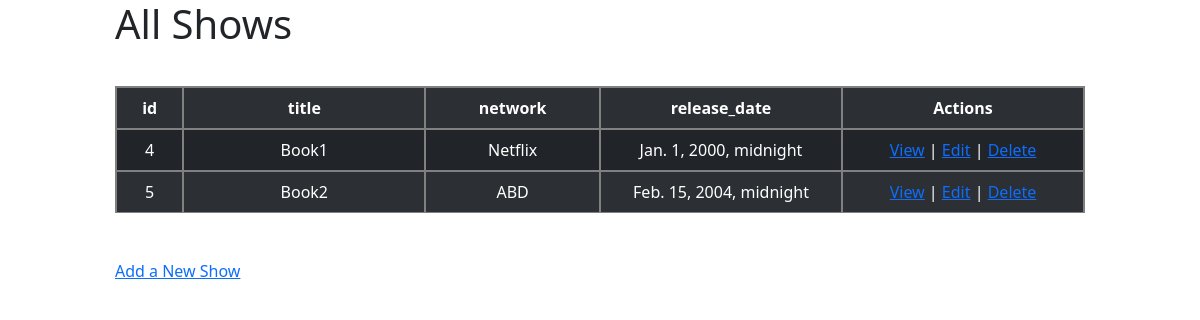
The app's page /shows, older data.
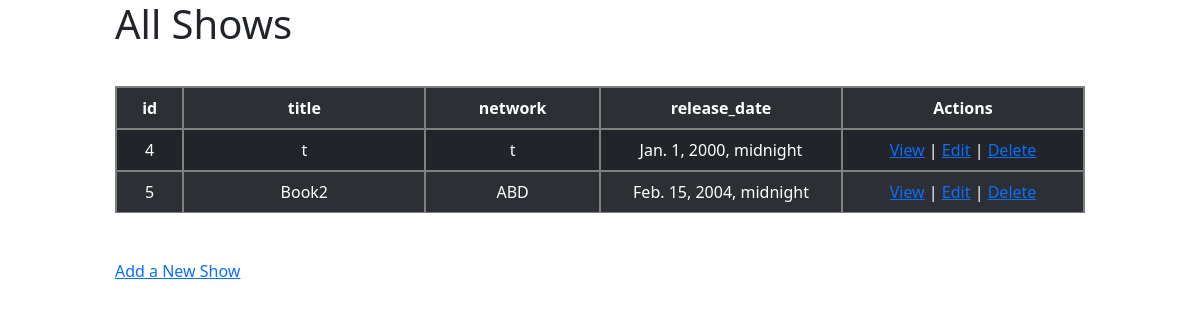
The same page, newer data.
### app_one/models.py (models this page shows)
class Show(models.Model):
    title = models.CharField(max_length=255)
    network = models.CharField(max_length=255)
    desc = models.TextField(default="")
    released_at = models.DateTimeField()
    created_at = models.DateTimeField(auto_now_add=True)
    updated_at = models.DateTimeField(auto_now=True)
    objects = ShowManager()

### app_one/views.py (the view)
# urls.py: path('shows',views.shows),
def shows(request):
    context={
        'shows': Show.objects.all()
    }
    return render(request,'shows.html',context)

### app_one/templates/shows.html (shortened to what this page needs)
<!DOCTYPE html>
<html lang="en">
<head>
    <link href="https://cdn.jsdelivr.net/npm/bootstrap@5.2.1/dist/css/bootstrap.min.css" rel="stylesheet">
</head>
<body>
    <h1>All Shows</h1>
    <table class="table table-dark table-striped">
        <tr>
            <th class="first">id</th>
            <th class="second">title</th>
            <th class="third">network</th>
            <th class="fourth">release_date</th>
            <th class="fifth">Actions</th>
        </tr>
        {% for show in shows %}
        <tr>
            <td class="first">{{show.id}}</td>
            <td class="second">{{show.title}}</td>
            <td class="third">{{show.network}}</td>
            <td class="fourth">{{show.released_at}}</td>
            <td class="fifth">
                <a href="/shows/{{ show.id }}">View</a><span> |</span>
                <a href="/shows/{{ show.id }}/edit">Edit</a><span> |</span>
                <a href="/shows/{{ show.id }}/destroy">Delete</a>
            </td>
        </tr>
        {%endfor%}
    </table>
    <a href="/shows/new">Add a New Show</a>
</body>
</html>

### app_one/templates/shows.html (style rules this page uses)
* { padding: 0; margin: 0; }
body { display: flex; flex-direction: column; gap: 30px; width: 970px; margin: 0 auto; }
th,td { border: 2px solid gray; }
.first,.third { text-align: center; }
.second,.fourth,.fifth { text-align: center; width: 25%; }

Row changes from the older to the newer data that the page shows:
changed Show "Jan. 1, 2000, midnight": title "Book1" → "t"; network "Netflix" → "t"
